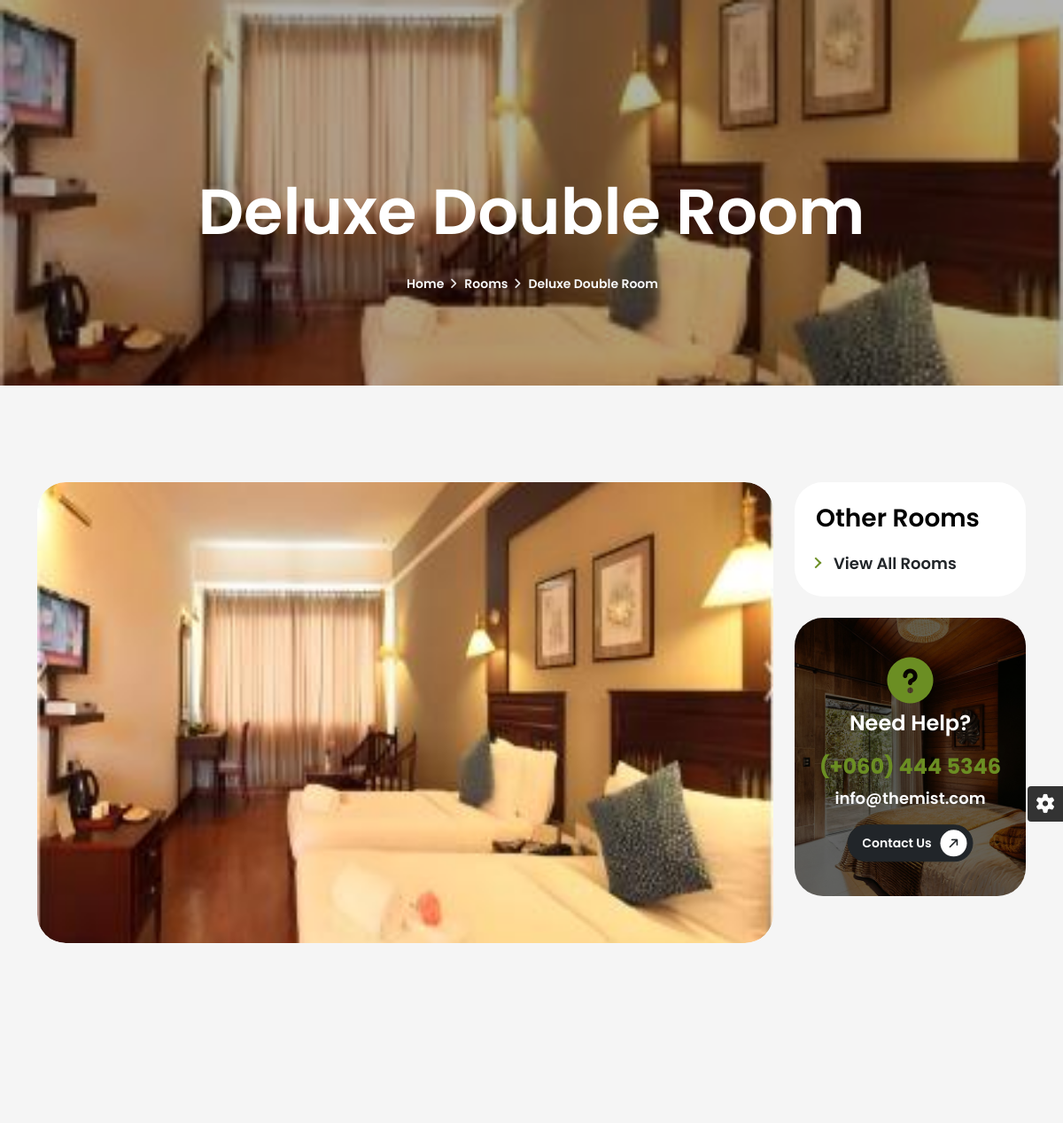
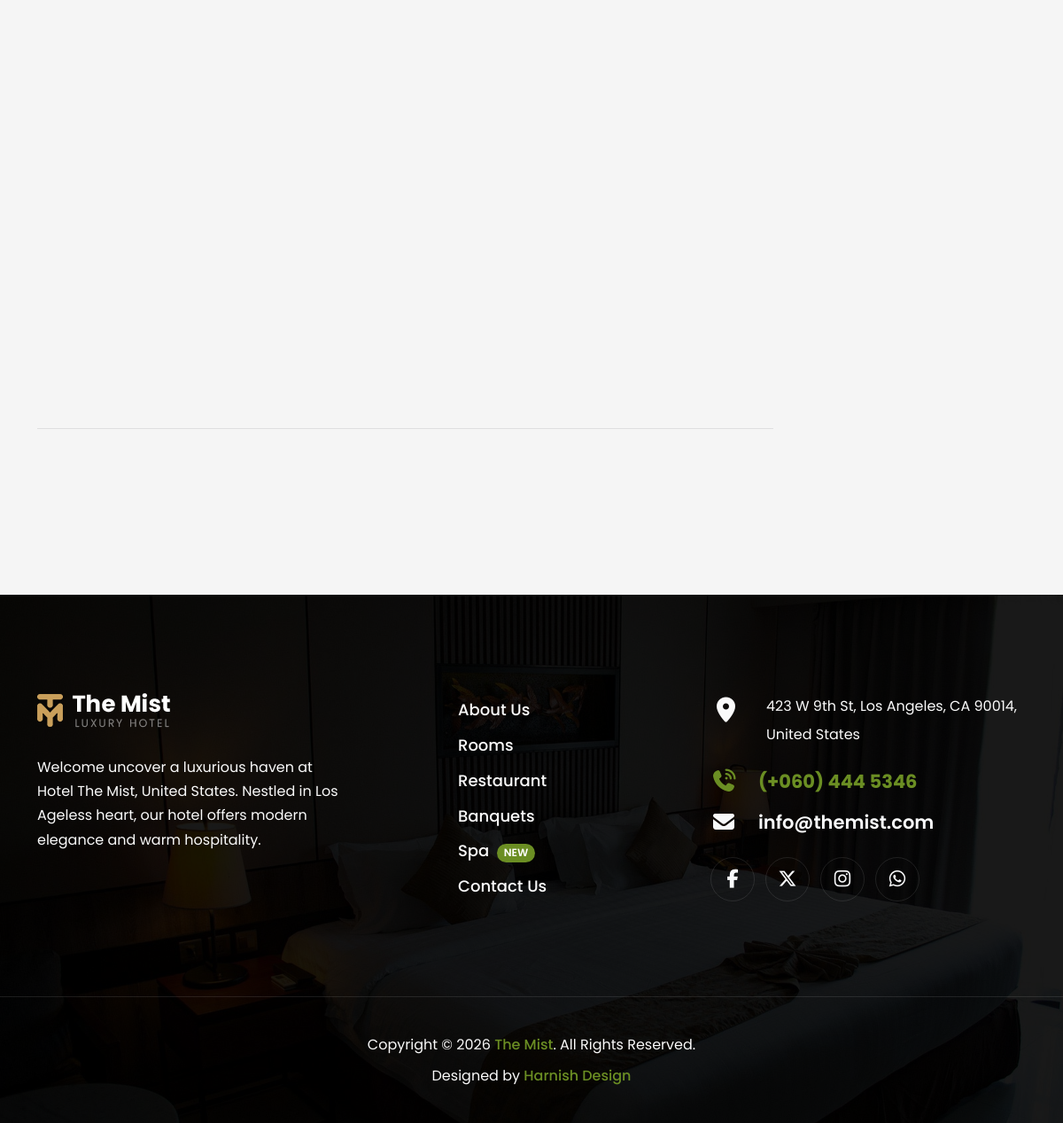
Screenshot of /our-rooms/deluxe-double-room/ with the database file from the repository (2 pictures, top to bottom).
### tandj_app/models.py (models this page shows, shortened)
class Room(models.Model):
    STATUS_CHOICES = [
        ("active", "Active"),
        ("inactive", "Inactive"),
    ]
    slug = models.SlugField(max_length=170, unique=True, blank=True)
    status = models.CharField(
        max_length=10, choices=STATUS_CHOICES, default="active"
    )
    room_category = models.CharField(
        max_length=100, blank=True
    )
    bedroom_beds = models.CharField(
        max_length=255, blank=True
    )
    living_room_beds = models.CharField(
        max_length=255, blank=True
    )
    rating_average = models.DecimalField(
        max_digits=3, decimal_places=1, null=True, blank=True
    )
    description = models.TextField(blank=True)
    price_per_night = models.DecimalField(
        max_digits=10, decimal_places=2, default=0
    )
    main_image = models.ImageField(upload_to="rooms/main/", blank=True, null=True)
    created_at = models.DateTimeField(auto_now_add=True)
    updated_at = models.DateTimeField(auto_now=True)
    class Meta:
        db_table = "rooms"

### tandj_app/views.py (the view)
# urls.py: path("our-rooms/<slug:slug>/", views.room_detail_public, name="room_detail_public"),
def room_detail_public(request, slug):
    room = get_object_or_404(Room, slug=slug)
    room_images = room.images.all().order_by("order", "uploaded_at")
    other_rooms = Room.objects.exclude(pk=room.pk)[:5]  # adjust ordering/limit as you like
    return render(
        request,
        "frontends/room_details.html",
        {"room": room, "room_images": room_images, "other_rooms": other_rooms},
    )

### templates/frontends/room_details.html (shortened to what this page needs)
{% extends "frontends/base.html" %}
{% load static %}
{% block content %}
		<section class="page-header page-header-text-light py-0 mb-0">
			<div class="hero-wrap py-5">
				<div class="hero-mask opacity-3 bg-black"></div>
				<div class="hero-bg hero-bg-scroll" style="background-image:url('{% if room.main_image %}{{ room.main_image.url }}{% else %}{% static 'tandu-main/images/rooms/room-3.jpg' %}{% endif %}'); background-size:cover; background-position:center;"></div>
				<div class="hero-content py-2 py-lg-4 my-2 my-md-4">
					<div class="container text-center mt-5 pt-5 pb-2">
						<h1 class="text-17 mb-4 reveal reveal-fadeInUp">{{ room.room_category|default:"Room" }}</h1>
						<ul class="breadcrumb justify-content-center mb-0 reveal reveal-fadeInUp" data-reveal-delay="200">
							<li><a href="{% url 'tandj_app:index' %}">Home</a></li>
							<li><a href="{% url 'tandj_app:rooms' %}">Rooms</a></li>
							<li class="active">{{ room.room_category|default:"Room" }}</li>
						</ul>
					</div>
				</div>
			</div>
		</section>
            <section class="section room-detail-section">
                <div class="container">
                    <div class="room-items-wrap">
						<div class="row gx-4 gy-5">
							<div class="col-lg-8 col-xl-9 reveal reveal-fade">
								<div class="rounded-5 mb-4 overflow-hidden reveal reveal-fadeInUp" style="max-height:520px;">
									{% if room.main_image %}
									<img class="img-fluid d-block w-100 rounded-5" src="{{ room.main_image.url }}" alt="{{ room.room_category }}" style="height:520px; object-fit:cover;" loading="eager" decoding="async">
									{% else %}
									<img class="img-fluid d-block w-100 rounded-5" src="{% static 'tandu-main/images/rooms/room-3.jpg' %}" alt="{{ room.room_category }}" style="height:520px; object-fit:cover;" loading="eager" decoding="async">
									{% endif %}
								</div>
								<hr class="opacity-1 my-4">
							</div>
							<div class="col-lg-4 col-xl-3 reveal reveal-fade">
								<div class="row room-sidebar-sticky" style="z-index: 10;">
									<div class="col-sm-6 col-lg-12">
										<div class="bg-white rounded-5 p-4 mb-4">
											<h4 class="text-7 fw-600">Other Rooms</h4>
											<ul class="list-link">
												{% for other in other_rooms %}
												<li><a href="{% url 'tandj_app:room_detail_public' other.slug %}">{{ other.room_category|default:"Room" }}</a></li>
												{% empty %}
												<li><a href="{% url 'tandj_app:rooms' %}">View All Rooms</a></li>
												{% endfor %}
											</ul>
										</div>
									</div>
									<div class="col-sm-6 col-lg-12">
										<div class="hero-wrap rounded-5">
											<div class="hero-mask opacity-6 bg-black"></div>
											<img class="img-fluid d-flex rounded-5" src="{% static 'tandu-main/images/help-bg.jpg' %}" alt="">
											<div class="hero-content position-absolute top-50 start-50 translate-middle w-100">
												<div class="container py-5 px-4 text-center">
													<span class="text-primary text-13"><i class="fa-solid fa-circle-question"></i></span>
													<h3 class="text-white text-6 fw-600 mb-3">Need Help?</h3>
													<div class="text-6 fw-700 text-primary mb-1">(+060) 444 5346</div>
													<div class="fw-600 link-light link-offset-2 link-underline-opacity-0 link-underline-opacity-100-hover mb-3">info@themist.com</div>
													<a class="btn btn-new btn-sm btn-dark rounded-pill" href="{% url 'tandj_app:contact' %}">
														<span class="btn-text"><span>Contact Us</span></span>
														<span class="btn-icon"><i class="fa-solid fa-arrow-right"></i></span>
													</a>
												</div>
											</div>
										</div>
									</div>
								</div>
							</div>
						</div>
                    </div>
                </div>
            </section>
{% endblock %}

### templates/frontends/room_details.html (style rules this page uses)
.room-detail-section { overflow: visible !important; }
.room-sidebar-sticky { position: static; }
@media (min-width: 992px) { .room-sidebar-sticky { position: sticky; top: 90px; } }
.page-header .hero-bg { background-size: cover !important; background-position: center center !important; background-repeat: no-repeat !important; image-rendering: -webkit-optimize-contrast; image-rendering: crisp-edges; }
.room-items-wrap img { image-rendering: -webkit-optimize-contrast; }
.reveal { opacity: 0; transition: opacity .6s ease, transform .6s ease; will-change: opacity, transform; }
.reveal-fade { transition: opacity .6s ease; }
.reveal-fadeInUp { transform: translateY(30px); }
.reveal.reveal-visible { opacity: 1; transform: translate(0, 0); }

### rows the page displays
Room: main_image (picture), room_category "Deluxe Double Room"
